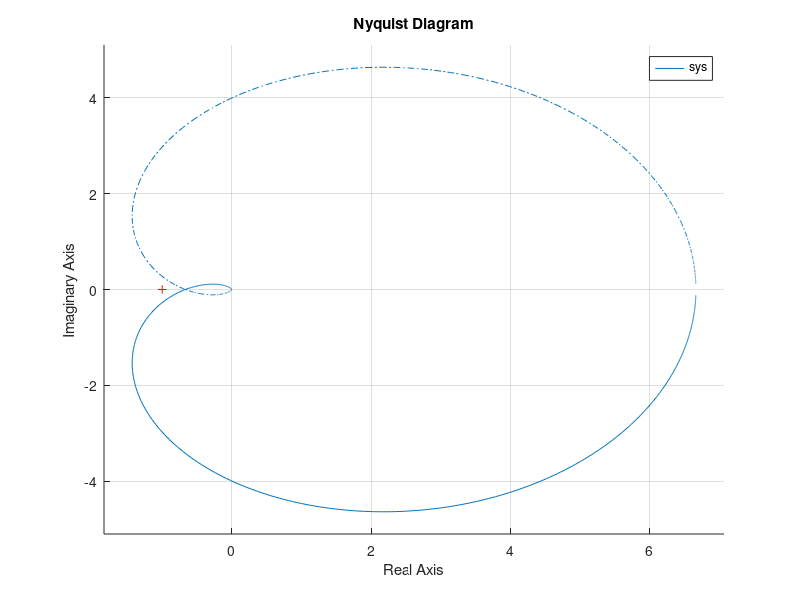
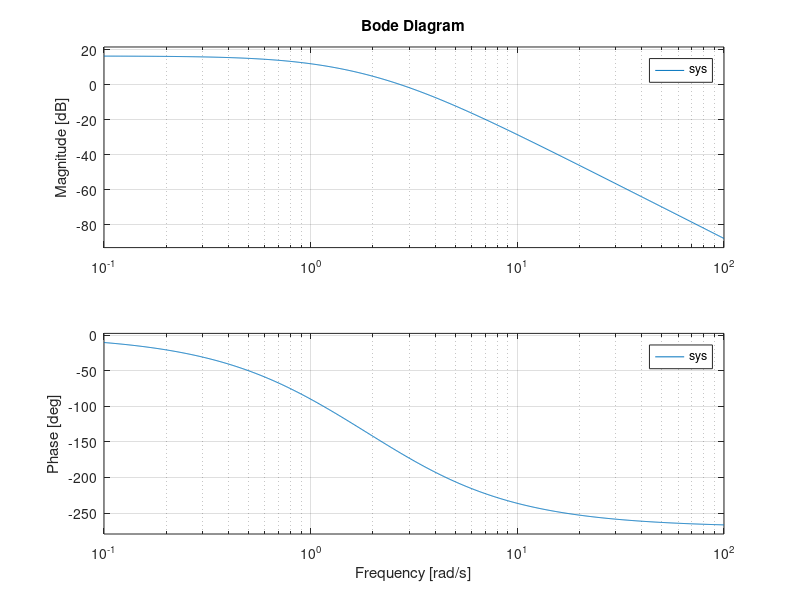

MATLAB code to generate these figures, in order:
clear all
close all
clc
%%
num = [40];
den = [1, 6, 11, 6];
sys = tf(num,den)
%%
figure
hold on
nyquist(sys)
grid on

figure
hold on
bode(sys)
grid on

